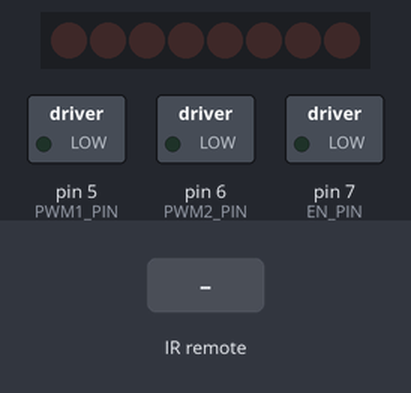
Bench run of a sketch on a simulated Arduino Uno, built with avr-gcc and run on an emulated ATmega328P. Parts: 8 shift-register outputs drawn as a row of LEDs (first output left, lit = HIGH), switched loads named in the sketch (green lamp = pin HIGH). Wiring (inferred from the names in the program): shift register (74HC595): data pin 8; shift clock pin 2; latch pin 4. Wiring (inferred from the signals the program sends): row of LEDs: on Q0, Q1, Q2, Q3, Q4, Q5, Q6, Q7. The test bench sets the inputs (shaded band). Pins used as bus, display or sensor lines are not drawn.

Above: at 1.2 s.
1.3 s: infrared code 0xFF18E7 received
At 2.0 s:
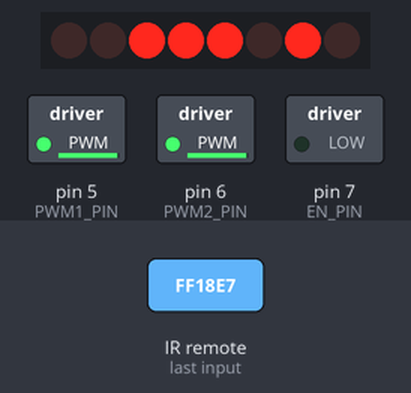
4.3 s: infrared code 0xFF4AB5 received
At 5.5 s:
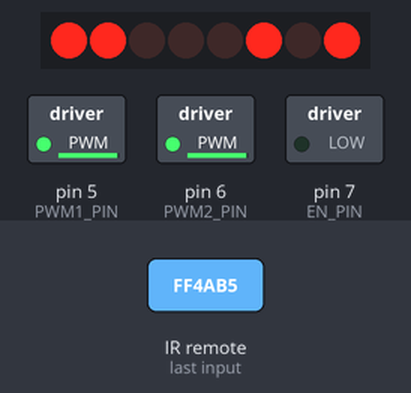
7.3 s: infrared code 0xFF10EF received
At 7.8 s:
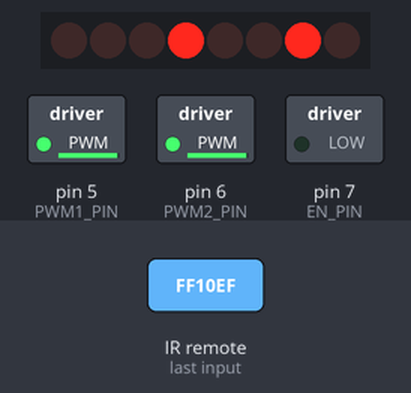
10.3 s: infrared code 0xFF5AA5 received
At 11.2 s:
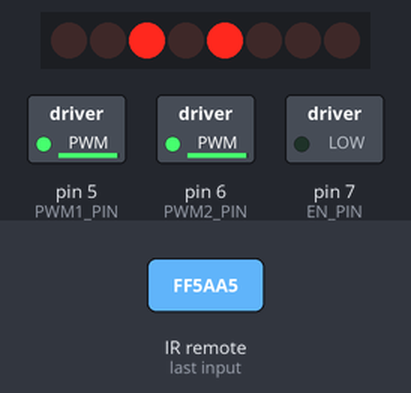
Timing chart, 0 to 13.8 s (numbered marks = the images above; inputs shaded):
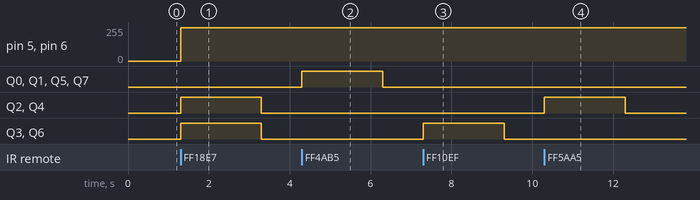

The sketch:

IR_Control.ino
```cpp
#include <IRremote.h> //подключаем библиотеку для работу с ИК датчиком

// Определяем пин для ИК-приемника
const int irPin = 3;

// Создаем объект для приема ИК-сигналов
IRrecv irrecv(irPin);
decode_results results;
// Определение пинов для управления
#define PWM1_PIN            5   // Пин для первого PWM канала
#define PWM2_PIN            6   // Пин для второго PWM канала

// Определение пинов для сдвигового регистра 74HCT595N
#define SHCP_PIN            2   // Пин для тактового сигнала (Shift Clock)
#define EN_PIN              7   // Пин для включения/выключения (Enable)
#define DATA_PIN            8   // Пин для последовательных данных (Data)
#define STCP_PIN            4   // Пин для хранения данных (Storage Clock)

// Определение констант для управления двигателями
const int Forward       = 92;   // Значение для движения вперед
const int Backward      = 163;  // Значение для движения назад
const int Turn_Left     = 149;  // Значение для поворота налево
const int Turn_Right    = 106;  // Значение для поворота направо
const int Top_Left      = 20;   // Значение для движения вверх-влево
const int Bottom_Left   = 129;  // Значение для движения вниз-влево
const int Top_Right     = 72;   // Значение для движения вверх-вправо
const int Bottom_Right  = 34;   // Значение для движения вниз-вправо
const int Stop          = 0;    // Значение для остановки
const int Contrarotate  = 20;   // Значение для вращения против часовой стрелки
const int Clockwise     = 72;   // Значение для вращения по часовой стрелке

// Функция setup() выполняется один раз при запуске Arduino
void setup()
{
    irrecv.enableIRIn(); // Включение приема
    // Установка режимов работы пинов
    pinMode(SHCP_PIN, OUTPUT);  // Установка пина для тактового сигнала как выход
    pinMode(EN_PIN, OUTPUT);     // Установка пина включения как выход
    pinMode(DATA_PIN, OUTPUT);   // Установка пина данных как выход
    pinMode(STCP_PIN, OUTPUT);    // Установка пина хранения как выход
    pinMode(PWM1_PIN, OUTPUT);   // Установка первого PWM пина как выход
    pinMode(PWM2_PIN, OUTPUT);   // Установка второго PWM пина как выход
}

unsigned long rezalt=0;

// Функция loop() выполняется бесконечно после setup()
void loop()
{

  if (irrecv.decode(&results)) {
    rezalt = results.value, HEX;
    if(rezalt == 0xFF18E7 ){ //полученные ИК датчиком значения сравниваем со значением определяюещее направление движения
      Motor(Forward, 250);   //передаём в функцию скорость и направление вращения
      delay(2000);           //задержка 2 секунды - необходима для корректной работы моторов
    }
    if(rezalt == 0xFF4AB5){ //полученные ИК датчиком значения сравниваем со значением определяюещее направление движения
      Motor(Backward, 250); //передаём в функцию скорость и направление вращения
      delay(2000);          //задержка 2 секунды - необходима для корректной работы моторов
    }
    if(rezalt == 0xFF10EF){  //полученные ИК датчиком значения сравниваем со значением определяюещее направление движения
      Motor(Clockwise, 250); //передаём в функцию скорость и направление вращения
      delay(2000);           //задержка 2 секунды - необходима для корректной работы моторов
    }
    if(rezalt == 0xFF5AA5){     //полученные ИК датчиком значения сравниваем со значением определяюещее направление движения
      Motor(Contrarotate, 250); //передаём в функцию скорость и направление вращения
      delay(2000);              //задержка 2 секунды - необходима для корректной работы драйверов моторов
    }
  /* Stop */
  Motor(Stop, 250); //если значений нет или уже были исполнены - Остановить моторы
  delay(20);        // задержка 20 миллисекунд - для корректной работы драйверов моторов
  irrecv.resume();  // Готовимся к следующему приему
  }
  rezalt=0;         // Онулируем значение, если не происходит обмена по ИК датчику

  //все команды управления
    // /* Forward */
    // Motor(Forward, 250);
    // delay(2000);
    // /* Backward */
    // Motor(Backward, 250);
    // delay(2000);
    // /* Turn_Left */
    // Motor(Turn_Left, 250);
    // delay(2000);
    // /* Turn_Right */
    // Motor(Turn_Right, 250);
    // delay(2000);
    // /* Top_Left */
    // Motor(Top_Left, 250);
    // delay(2000);
    // /* Bottom_Right */
    // Motor(Bottom_Right, 250);
    // delay(2000);
    // /* Bottom_Left */
    // Motor(Bottom_Left, 250);
    // delay(2000);
    // /* Top_Right */
    // Motor(Top_Right, 250);
    // delay(2000);
    // /* Clockwise */
    // Motor(Clockwise, 250);
    // delay(2000);
    // /* Contrarotate */
    // Motor(Contrarotate, 250);
    // delay(2000);
    // /* Stop */
    // Motor(Stop, 250);
    // delay(2000);
}

//функция управления моторами
void Motor(int Dir, int Speed)
{
    digitalWrite(EN_PIN, LOW);
    analogWrite(PWM1_PIN, Speed);
    analogWrite(PWM2_PIN, Speed);

    digitalWrite(STCP_PIN, LOW);
    shiftOut(DATA_PIN, SHCP_PIN, MSBFIRST, Dir);
    digitalWrite(STCP_PIN, HIGH);
}
```

Measured:
- after the input at 1.3 s, pin 5 (PWM1_PIN), pin 6 (PWM2_PIN): 0/255 → 250/255 at once; Q2–4, Q6: LOW → HIGH at once, → LOW 2.0 s later
- after the input at 4.3 s, Q0, Q1, Q5, Q7: LOW → HIGH at once, → LOW 2.0 s later
- after the input at 7.3 s, Q3, Q6: LOW → HIGH at once, → LOW 2.0 s later
- after the input at 10.3 s, Q2, Q4: LOW → HIGH at once, → LOW 2.0 s later
